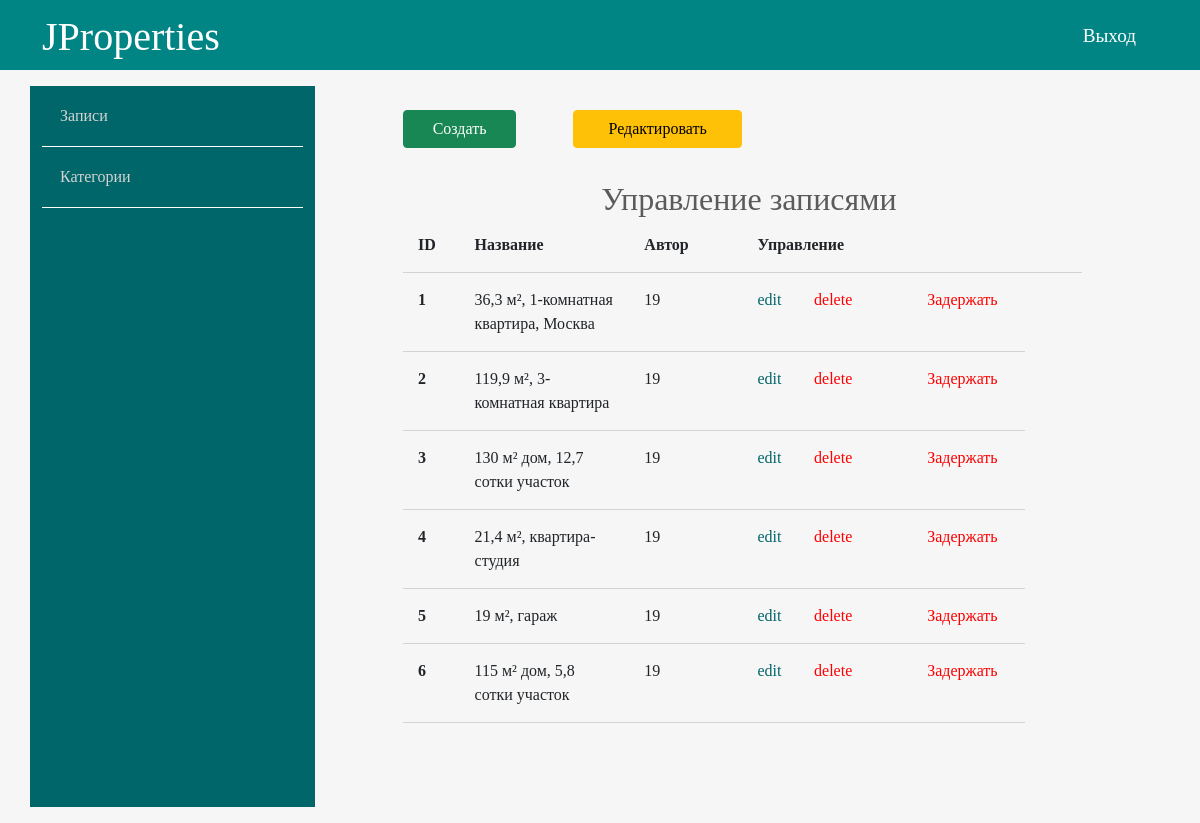
/admin/posts/index.php, run on the app's committed database.
### tables this page shows
CREATE TABLE `posts` (
  `id` int(12) NOT NULL,
  `id_users` int(12) NOT NULL,
  `title` varchar(255) NOT NULL,
  `img` varchar(255) NOT NULL,
  `content` text NOT NULL,
  `status` int(11) NOT NULL,
  `id_topic` int(12) DEFAULT NULL,
  `created_data` datetime NOT NULL DEFAULT current_timestamp()
);

### app/db/db.php (called while the page is built, shortened)
<?php
require 'connect.php';
function dbCheckError($query){
    $errInfo = $query->errorInfo();
    return true;
}
function selectAll($table){
    global $pdo;
    $sql = "SELECT * FROM $table";
    $query = $pdo->prepare($sql);
    $query->execute();
    return $query->fetchAll();
}

### app/controllers/posts.php (called while the page is built, shortened)
<?php
include SITE_ROOT . "/app/db/db.php";
$posts = selectAll('posts');

### admin/posts/index.php (the view, shortened to what this page needs)
<?php
include "../../app/controllers/posts.php";
?>
<!doctype html>
<html lang="en">
<head>
    <link href="https://cdn.jsdelivr.net/npm/bootstrap@5.0.0-beta2/dist/css/bootstrap.min.css" rel="stylesheet">
    <link rel="stylesheet" href="https://use.fontawesome.com/releases/v5.7.2/css/all.css"
>
    <link rel="stylesheet" href="../../assets/css/admin.css">
</head>
<body>
<?php include "../../app/include/header-admin.php"; ?>
<div class="container">
    <?php include "../../app/include/sidebar-admin.php"; ?>
    <div class="posts col-9">
        <div class="button row">
            <a href="create.php" class="col-2 btn btn-success">Создать</a>
            <span class="col-1"></span>
            <a href="index.php" class="col-3 btn btn-warning">Редактировать</a>
        </div>
        <div class="row title-table">
            <h2>Управление записями</h2>
            <div class="col-1">ID</div>
            <div class="col-3">Название</div>
            <div class="col-2">Автор</div>
            <div class="col-6">Управление</div>
        </div>
        <?php foreach ($posts as $key => $post): ?>
            <div class="row post">
                <div class="id col-1"><?=$key + 1; ?></div>
                <div class="title col-3"><?=$post['title']; ?></div>
                <div class="author col-2"><?=$post['id_users']; ?></div>
                <div class="red col-1"><a href="">edit</a></div>
                <div class="del col-2"><a href="">delete</a></div>
                <?php if($post['status']): ?>
                    <div class="del col-2"><a href="">Задержать</a></div>
                <?php else: ?>
                    <div class="del col-2"><a href="">Опубликовать</a></div>
                <?php endif; ?>
            </div>
        <?php endforeach; ?>
    </div>
</div>
</body>

### assets/css/admin.css (style rules this page uses)
* { font-family: 'Comfortaa', cursive; }
html, h1, h2, h3, h4, h5, h6 { color: #5c5b5b; }
body { background: #f6f6f6; }
a { text-decoration: none; color: inherit; }
.posts { height: 100%; padding: 40px 100px 100px; }
.posts h2 { text-align: center; margin: 2rem 0 0 0.4rem; }
.posts .title-table div { padding: 15px; text-align: left; border-bottom: 1px solid #d3d3d3; font-weight: 700; }
.posts .post div { padding: 15px; text-align: left; border-bottom: 1px solid #d3d3d3; }
.posts .post .red { color: #006669; }
.posts .post .del { color: red; }
.posts .post .id { font-weight: bold; }

### data on the page
posts: title "36,3 м², 1-комнатная квартира, Москва", id_users "19", status "Задержать"
posts: title "119,9 м², 3-комнатная квартира", id_users "19", status "Задержать"
posts: title "130 м² дом, 12,7 сотки участок", id_users "19", status "Задержать"
posts: title "21,4 м², квартира-студия", id_users "19", status "Задержать"
posts: title "19 м², гараж", id_users "19", status "Задержать"
posts: title "115 м² дом, 5,8 сотки участок", id_users "19", status "Задержать"
